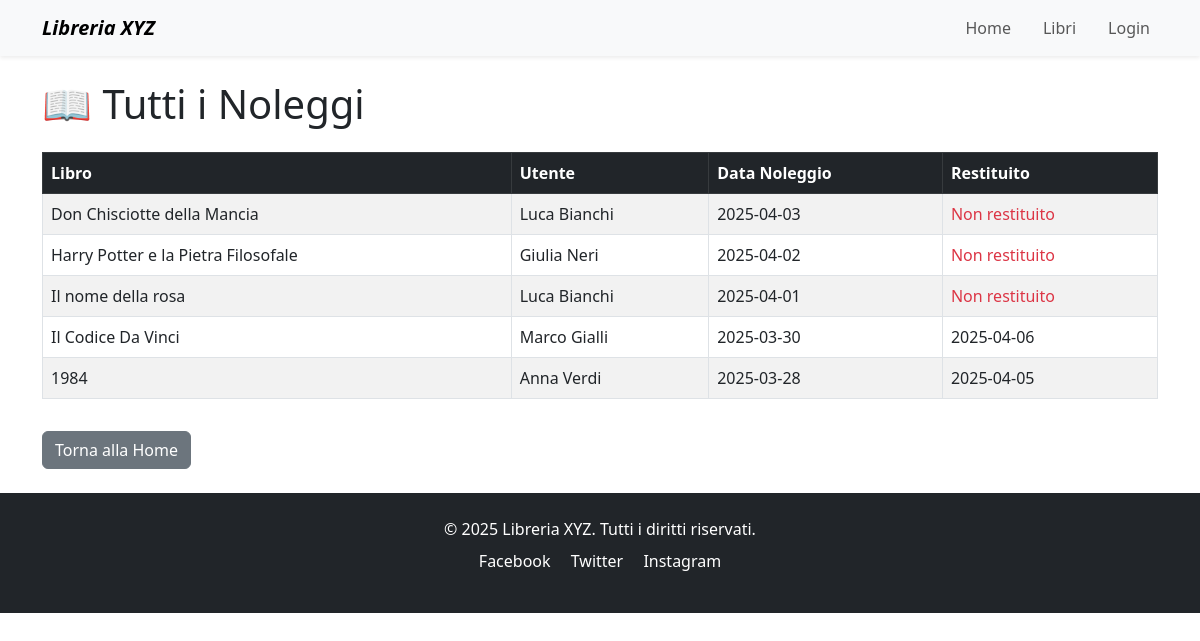
The app's page /noleggi_admin.php with its own data.
### tables this page shows
CREATE TABLE Noleggi (
    id_noleggio INT AUTO_INCREMENT PRIMARY KEY,
    id_utente INT,
    id_libro INT,
    data_noleggio DATE,
    data_restituzione DATE DEFAULT NULL,
    FOREIGN KEY (id_utente) REFERENCES Utenti(id_utente),
    FOREIGN KEY (id_libro) REFERENCES Libri(id_libro)
);

CREATE TABLE Libri (
    id_libro INT AUTO_INCREMENT PRIMARY KEY,
    titolo VARCHAR(100),
    autore VARCHAR(100),
    anno_pubblicazione YEAR,
    genere SET('Romanzo', 'Saggio', 'Biografia', 'Fantasy', 'Giallo', 'Horror', 'Storico', 'Altro'),
    copertina VARCHAR(255),
    lingua ENUM('Italiano', 'Inglese', 'Francese', 'Tedesco', 'Spagnolo', 'Altro'),
    disponibile BOOLEAN DEFAULT TRUE
);

CREATE TABLE Utenti (
    id_utente INT AUTO_INCREMENT PRIMARY KEY,
    nome VARCHAR(50),
    cognome VARCHAR(50),
    email VARCHAR(100) UNIQUE,
    password VARCHAR(255),
    ruolo ENUM('admin', 'utente') DEFAULT 'utente'
);

### noleggi_admin.php (the view, shortened to what this page needs)
<?php
include("link/connessione.php");
$is_admin = (isset($_SESSION['email']) && $_SESSION['email'] === 'admin@libreria.it');
$utente_loggato = isset($_SESSION['nome']) ? $_SESSION['nome'] : null;
?>
<!DOCTYPE html>
<html lang="it">
<head>
  <link href="https://cdn.jsdelivr.net/npm/bootstrap@5.3.0/dist/css/bootstrap.min.css" rel="stylesheet">
</head>
<body>
<header>
    <nav class="navbar navbar-expand-lg navbar-light bg-light shadow-sm">
      <div class="container">
        <a class="navbar-brand fw-bold fst-italic" href="index.php">Libreria XYZ</a>
        <div class="collapse navbar-collapse" id="navbarContent">
          <ul class="navbar-nav ms-auto mb-2 mb-lg-0">
            <li class="nav-item me-3"><a class="nav-link" aria-current="page" href="index.php">Home</a></li>
            <li class="nav-item me-3"><a class="nav-link" href="libri.php">Libri</a></li>
            <?php if ($utente_loggato): ?>
              <?php if ($is_admin): ?>
                <li class="nav-item me-3"><a class="nav-link active" href="noleggi_admin.php">Gestione noleggi</a></li>
                <li class="nav-item me-3"><a class="nav-link" href="messaggi.php">Messaggi</a></li>
                <li class="nav-item me-3"><a class="nav-link" href="aggiungi_libro.php">Aggiungi libro</a></li>
              <?php endif; ?>
              <li class="nav-item"><span class="nav-link">Benvenuto, <?php echo htmlspecialchars($utente_loggato); ?>!</span></li>
              <li class="nav-item"><a class="nav-link" href="link/logout.php">Logout</a></li>
              <?php else: ?>
                <li class="nav-item"><a class="nav-link" href="login.html">Login</a></li>
            <?php endif; ?>
          </ul>
        </div>
      </div>
    </nav>
  </header>
<div class="container py-4">
  <h1 class="mb-4">📖 Tutti i Noleggi</h1>
  <table class="table table-bordered table-striped">
    <thead class="table-dark">
      <tr>
        <th>Libro</th>
        <th>Utente</th>
        <th>Data Noleggio</th>
        <th>Restituito</th>
      </tr>
    </thead>
    <tbody>
      <?php
      $stmt = $pdo->query("
        SELECT
          Libri.titolo,
          Utenti.nome,
          Utenti.cognome,
          Noleggi.data_noleggio,
          Noleggi.data_restituzione
        FROM Noleggi
        JOIN Libri ON Noleggi.id_libro = Libri.id_libro
        JOIN Utenti ON Noleggi.id_utente = Utenti.id_utente
        ORDER BY Noleggi.data_noleggio DESC
      ");
      while ($row = $stmt->fetch(PDO::FETCH_ASSOC)) {
        $titolo = htmlspecialchars($row['titolo']);
        $utente = htmlspecialchars($row['nome'] . ' ' . $row['cognome']);
        $noleggio = htmlspecialchars($row['data_noleggio']);
        $restituzione = $row['data_restituzione'] ? htmlspecialchars($row['data_restituzione']) : "<span class='text-danger'>Non restituito</span>";
        echo "<tr>
                <td>$titolo</td>
                <td>$utente</td>
                <td>$noleggio</td>
                <td>$restituzione</td>
              </tr>";
      }
      ?>
    </tbody>
  </table>
  <a href="index.php" class="btn btn-secondary mt-3">Torna alla Home</a>
</div>
<footer class="text-center py-4 bg-dark text-white">
    <p class="mb-2">&copy; 2025 Libreria XYZ. Tutti i diritti riservati.</p>
    <ul class="list-inline">
      <li class="list-inline-item me-3"><a href="https://www.facebook.com/" target="_blank" class="text-white text-decoration-none">Facebook</a></li>
      <li class="list-inline-item me-3"><a href="https://x.com/" target="_blank" class="text-white text-decoration-none">Twitter</a></li>
      <li class="list-inline-item"><a href="https://www.instagram.com/" target="_blank" class="text-white text-decoration-none">Instagram</a></li>
    </ul>
  </footer>
</body>
</html>

### records on screen
noleggi: id_libro.titolo "Don Chisciotte della Mancia", id_utente.cognome "Luca Bianchi", data_noleggio "2025-04-03", shows "Non restituito"
noleggi: id_libro.titolo "Harry Potter e la Pietra Filosofale", id_utente.cognome "Giulia Neri", data_noleggio "2025-04-02", shows "Non restituito"
noleggi: id_libro.titolo "Il nome della rosa", id_utente.cognome "Luca Bianchi", data_noleggio "2025-04-01", shows "Non restituito"
noleggi: id_libro.titolo "Il Codice Da Vinci", id_utente.cognome "Marco Gialli", data_noleggio "2025-03-30", data_restituzione "2025-04-06"
noleggi: id_libro.titolo "1984", id_utente.cognome "Anna Verdi", data_noleggio "2025-03-28", data_restituzione "2025-04-05"
